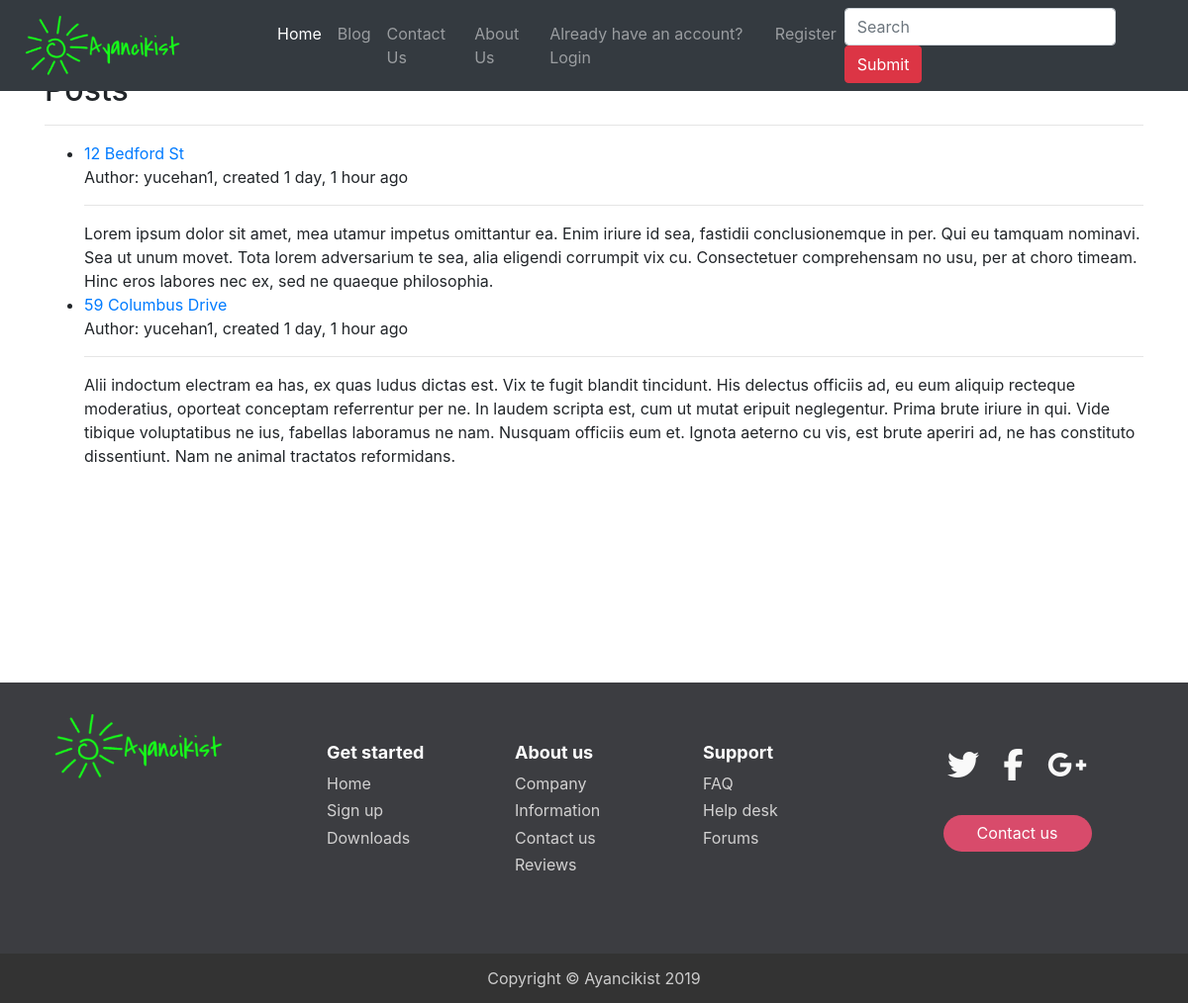
Screenshot of /blog/ with the database file from the repository.
### blog/models.py (models this page shows, shortened)
class Post(models.Model):
    author = models.ForeignKey(User, on_delete=models.CASCADE)
    title = models.CharField(max_length=200)
    text = models.TextField()
    published_date = models.DateTimeField(auto_now=True)

### blog/views.py (the view)
# urls.py: path('blog/', PostListView.as_view(), name='blog-view'),
class PostListView(ListView):
    model = Post
    template_name = 'blog/posts.html'
    def get_queryset(self):
        return Post.objects.filter(published_date__lte=timezone.now()).order_by('published_date')

### templates/blog/posts.html
{% extends "base.html" %}
{% load humanize %}
{% block content %}
<h2 id='postsTitle'>Posts</h2>
<hr>
<ul>
  {% if post_list %}
  {% for post in post_list %}
  <li>
  <a href="{% url 'post-detail' post.pk %}">{{post.title}}</a><br>
  Author: {{post.author}}, created {{post.published_date | timesince}} ago</a><hr>
  {{post.text}}
  </li>
  {% endfor %}
  {% else %}
  <p>Nothing to show</p>
  {% endif %}
</ul>
{% endblock %}

### ayancikist/static/css/footer.css (style rules this page uses)
html { height: 100%; }
body { display: flex; display: -webkit-flex; flex-direction: column; -webkit-flex-direction: column; height: 100%; }

### rows the page displays
Post: title "12 Bedford St", author "yucehan1", published_date "1 day, 1 hour", text "Lorem ipsum dolor sit amet, mea utamur impetus omittantur ea. Enim iriure id sea, fastidii conclusionemque in per. Qui eu tamquam nominavi. Sea ut unum movet. Tota lorem adversarium te sea, alia eligendi corrumpit vix cu. Consectetuer comprehensam no usu, per at choro timeam. Hinc eros labores nec ex, sed ne quaeque philosophia."
Post: title "59 Columbus Drive", author "yucehan1", published_date "1 day, 1 hour", text "Alii indoctum electram ea has, ex quas ludus dictas est. Vix te fugit blandit tincidunt. His delectus officiis ad, eu eum aliquip recteque moderatius, oporteat conceptam referrentur per ne. In laudem scripta est, cum ut mutat eripuit neglegentur. Prima brute iriure in qui. Vide tibique voluptatibus ne ius, fabellas laboramus ne nam. Nusquam officiis eum et. Ignota aeterno cu vis, est brute aperiri ad, ne has constituto dissentiunt. Nam ne animal tractatos reformidans."
